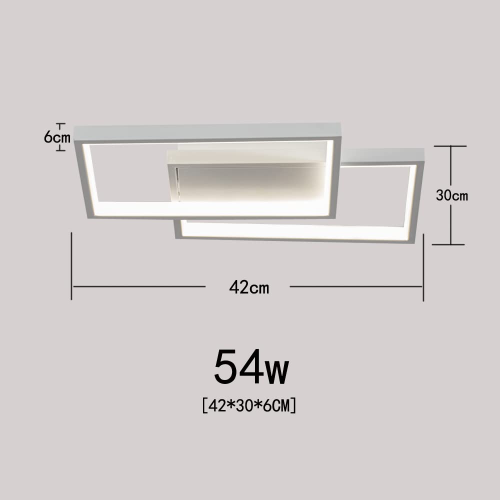
#> input picture image_test/41fX-OWziML.jpg, 1000 x 1000 px, found by its file name (shown at 1/2 size); its folder holds only this picture in this run
$ jupyter execute --allow-errors amazon_ml_copy.ipynb
#> lines starting #> are read from the running program, lines starting #| are printed output that depends on the picture
#> further down, image is the input picture: PIL image 1000x1000 RGB; mean R, G, B 211.2, 205.6, 205.1
#> `enhanced_image = enhancer.enhance(contrast_factor)`:
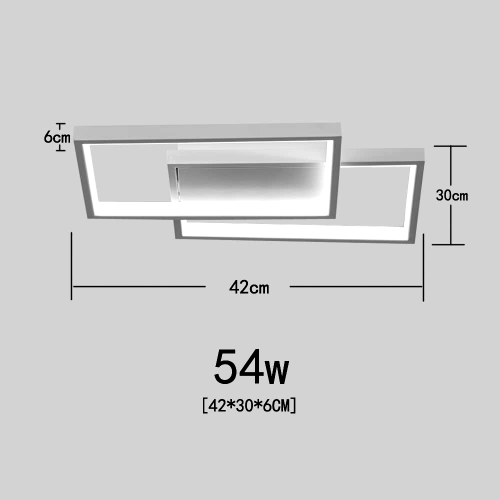
#> enhanced_image: PIL image 1000x1000 L (shown at 1/2 size); min 0, max 255, mean 207.2
#> `clahe_image_array = clahe.apply(enhanced_array)`:
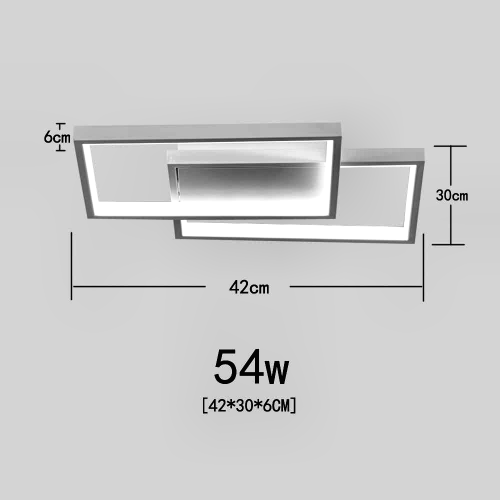
#> clahe_image_array: shape (1000, 1000) (shown at 1/2 size); min 1, max 255, mean 205.5
[cell 1]
import requests
import os
from PIL import Image
from io import BytesIO

[cell 2]
from PIL import Image, ImageEnhance, ImageFilter, ImageFile
import numpy as np
import cv2
import os
import pytesseract
# Allow loading of truncated images
ImageFile.LOAD_TRUNCATED_IMAGES = True

# Tesseract OCR path (update this according to your environment)
pytesseract.pytesseract.tesseract_cmd = r"C:\Program Files\Tesseract-OCR\tesseract.exe"

# Source and destination directories
source_dir = "C:/Users/lenovo/Desktop/ML/amazon_ml/image_test"
destination_dir = "C:/Users/lenovo/Desktop/ML/amazon_ml/processed_image_test"

# Ensure destination directory exists
if not os.path.exists(destination_dir):
    os.makedirs(destination_dir)

# Process each image in the source folder
#> (the rest of this cell did not finish here and is left out)
